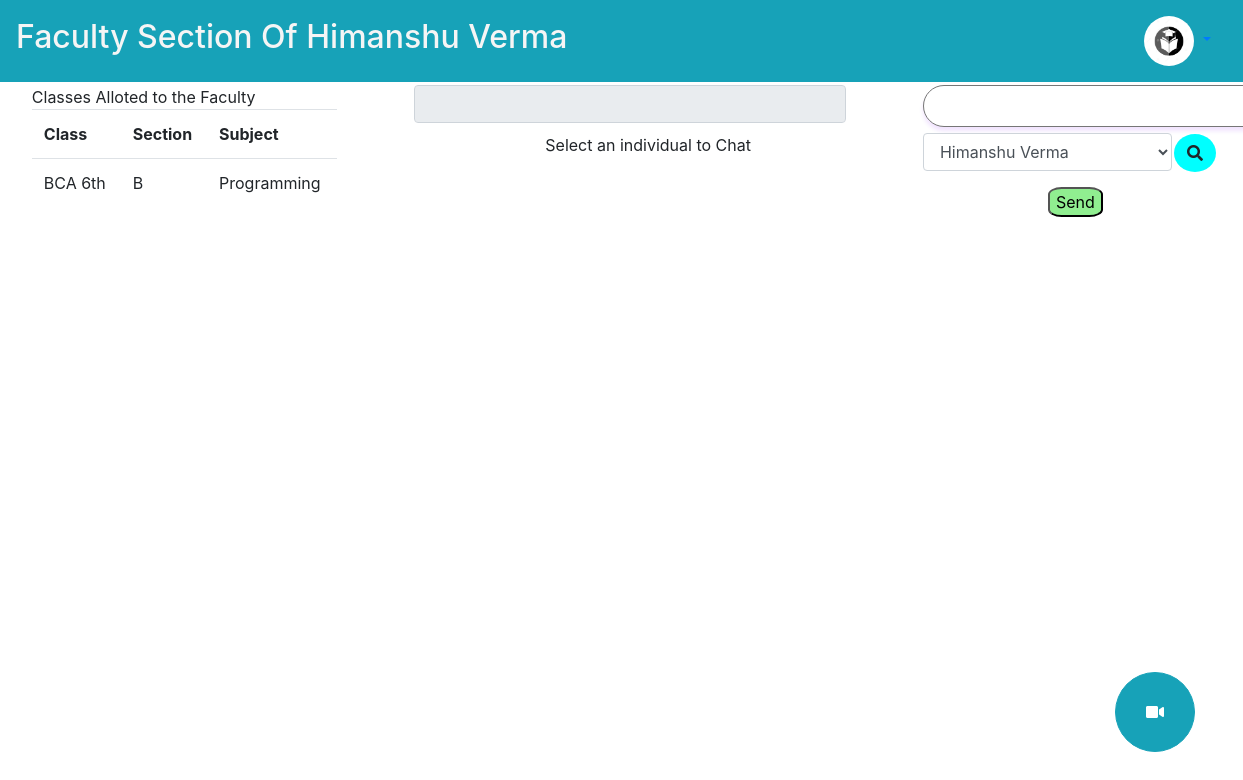
/classroom/faculty/Himanshu Verma/, run on the app's committed database.
### Design/models.py (models this page shows, shortened)
class Register(models.Model):
    choice = {
        ("student","student"),
        ("faculty","faculty"),
        ("hod","hod")
    }
    name = models.CharField(max_length=1000,blank=False)
    authority = models.CharField(max_length=10,choices=choice,blank=False)
    email = models.EmailField(max_length=100,blank=False)
    password = models.CharField(max_length=100,blank=False)
    phone = models.IntegerField(blank=False)
    address = models.CharField(max_length=1000,blank=False)
    date = models.DateField(default=datetime.now())

class Allotment(models.Model):
    name = models.CharField(max_length=100,blank=False)
    Class = models.CharField(max_length=10,blank=False)
    section = models.CharField(max_length=1,blank=False)
    subject = models.CharField(max_length=100,blank=False)

### Design/views.py (the view)
# urls.py: path("classroom/faculty/<str:name>/",classroom_faculty),
def classroom_faculty(request,name):
    info = get_object_or_404(Register,name=name)
    alldata = Allotment.objects.filter(name=name)
    faculty_data=Faculty.objects.all()
    student_data = []
    for dat in alldata:
        for stu_info in Student.objects.all():
            if dat.Class == stu_info.Class and dat.section == stu_info.section:
                student_data.append(stu_info.regis.name)
    if request.method == "GET":
        return render(request,"faculty/classroom_faculty.html",{"information":info,"data":alldata,"receive_faculty":faculty_data,"receive_student":student_data})
    elif request.method == "POST":
        pass

### templates/faculty/classroom_faculty.html (shortened to what this page needs)
<!DOCTYPE html>
<html lang="en">
<head>
    <link rel="stylesheet" href="https://maxcdn.bootstrapcdn.com/bootstrap/4.4.1/css/bootstrap.min.css">
    <link rel="stylesheet" href="https://use.fontawesome.com/releases/v5.6.3/css/all.css">
</head>
<body>
    <nav class="navbar navbar-expand-sm navbar-secondary bg-info" style="width:100%">
        <h2>Faculty Section Of
            {% if information %}
            {{information.name}}
            {% endif %}
        </h2>
        <ul class="nav nav-pills">
            <li class="navbar-item dropdown">
                <a href="#" class="nav-link dropdown-toggle" data-toggle="dropdown">
                    <img src="{{static}}/static/Icon.jpeg" class="rounded-circle" alt="Logo" style="height: 50px;width: 50px;">
                </a>
            </li>
        </ul>
    </nav>
    <div class="row">
        <div class="container" id="first" style="text-align: left;">
            <div class="container-fluid">
                Classes Alloted to the Faculty
                <table class="table table-hover">
                    <tr>
                        <th>
                            Class
                        </th>
                        <th>
                            Section
                        </th>
                        <th>
                            Subject
                        </th>
                    </tr>
                    {% for dat in data %}
                    <tr>
                        <td>{{ dat.Class }}</td>
                        <td>{{ dat.section }}</td>
                        <td>{{ dat.subject }}</td>
                    </tr>
                    {% endfor %}
                </table>
            </div>
        </div>
        <div class="container text-center" id="second">
            <div class="container-fluid" id="text-show">
            <input type="text" name="receiver-party" id="receiver-party" class="form-control" readonly>
            </div>
            <div id="text"> Select an individual to Chat</div>
        </div>
        <div class="container text-center" id="third">
            <div class="container">
                <textarea name="doubts" id="doubts" cols="30" rows="1"></textarea>
                <div class="row">
                    <div class="col-sm-10">
                        <select name="receiver" class="form-control" id="receiver">
                            {% for da in receive_faculty %}
                                <option value="{{da.regis.name}}">{{da.regis.name}}</option>
                            {% endfor %}
                        </select>
                    </div>
                    <div class="col-sm-2">
                        <button id="search" class="btn" onclick="find_chat()"><span class="fa fa-search"></span></button>
                    </div>
                </div class="container-fluid">
                    <Button id="send" name="send" onclick="postmessage()" style="border-radius: 25%; background: lightgreen;">Send</Button>
                </div>
            </div>
    </div>
    <button class="btn btn-info" id="meet-btn" onmouseenter="display()">
        <a href="https://meet.google.com/?hs=197&pli=1&authuser=0" target="blank"><span><i class='fas fa-video'></i></span></a>
    </button>
</body>
</html>

### templates/faculty/classroom_faculty.html (style rules this page uses)
body { position: relative; }
nav ul { margin-left: auto; }
#first,#second,#third { margin-top: 0.2rem; float: left; padding-left: 2.5%; height: 100%; }
#first,#third { width: 30%; }
#second { width: 40%; }
#doubts { padding: 0.5rem; box-sizing: border-box; position: sticky; box-shadow: 0 4px 4px 0 rgba(128, 7, 242, 0.11); border-radius: 50px; }
#third { position: relative; }
#meet-btn a { text-decoration: none; color: white; }
#meet-btn { border-radius: 50%; height: 5rem; width: 5rem; bottom: 3em; position: fixed; box-shadow: 0 0 0 0 rgba(128, 7, 242, 0.11); right: 3em; }
h2 { color: whitesmoke; }
#send { margin: 15px; }
#search { margin: 1px auto auto -40px; background-color: cyan; border-radius: 50%; }

### data on the page
Register: name "Himanshu Verma"
Allotment: Class "BCA 6th", section "B", subject "Programming"

### other printed values
form field receiver "Himanshu Verma"
